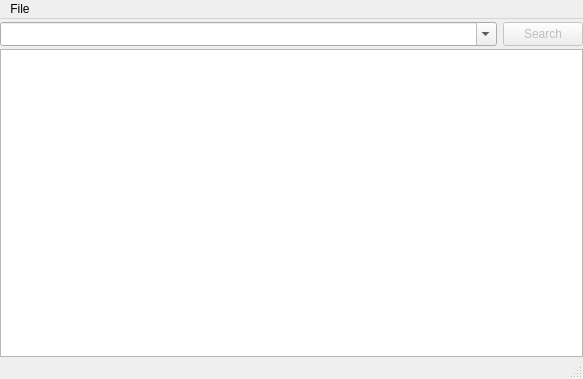
<?xml version="1.0" encoding="UTF-8"?>
<ui version="4.0">
 <class>AstViewer</class>
 <widget class="QMainWindow" name="AstViewer">
  <property name="geometry">
   <rect>
    <x>0</x>
    <y>0</y>
    <width>583</width>
    <height>379</height>
   </rect>
  </property>
  <property name="windowTitle">
   <string>AstViewer</string>
  </property>
  <widget class="QWidget" name="centralWidget">
   <layout class="QVBoxLayout" name="verticalLayout">
    <property name="spacing">
     <number>0</number>
    </property>
    <property name="margin">
     <number>0</number>
    </property>
    <item>
     <layout class="QHBoxLayout" name="horizontalLayout_2">
      <property name="topMargin">
       <number>3</number>
      </property>
      <property name="bottomMargin">
       <number>3</number>
      </property>
      <item>
       <widget class="QComboBox" name="searchBox">
        <property name="sizePolicy">
         <sizepolicy hsizetype="MinimumExpanding" vsizetype="Fixed">
          <horstretch>0</horstretch>
          <verstretch>0</verstretch>
         </sizepolicy>
        </property>
        <property name="minimumSize">
         <size>
          <width>0</width>
          <height>24</height>
         </size>
        </property>
        <property name="editable">
         <bool>true</bool>
        </property>
       </widget>
      </item>
      <item>
       <widget class="QPushButton" name="buttonSearch">
        <property name="enabled">
         <bool>false</bool>
        </property>
        <property name="minimumSize">
         <size>
          <width>0</width>
          <height>24</height>
         </size>
        </property>
        <property name="text">
         <string>Search</string>
        </property>
       </widget>
      </item>
     </layout>
    </item>
    <item>
     <widget class="QTreeView" name="treeView">
      <attribute name="headerVisible">
       <bool>true</bool>
      </attribute>
     </widget>
    </item>
   </layout>
  </widget>
  <widget class="QMenuBar" name="menuBar">
   <property name="geometry">
    <rect>
     <x>0</x>
     <y>0</y>
     <width>583</width>
     <height>19</height>
    </rect>
   </property>
   <widget class="QMenu" name="menuFile">
    <property name="title">
     <string>File</string>
    </property>
    <addaction name="actionOpen"/>
    <addaction name="actionCloseFile"/>
    <addaction name="separator"/>
    <addaction name="actionExit"/>
   </widget>
   <addaction name="menuFile"/>
  </widget>
  <widget class="QStatusBar" name="statusBar"/>
  <action name="actionOpen">
   <property name="text">
    <string>&amp;Open...</string>
   </property>
   <property name="shortcut">
    <string>Ctrl+O</string>
   </property>
  </action>
  <action name="actionExit">
   <property name="text">
    <string>Exit</string>
   </property>
   <property name="shortcut">
    <string>Ctrl+Q</string>
   </property>
  </action>
  <action name="actionCloseFile">
   <property name="enabled">
    <bool>false</bool>
   </property>
   <property name="text">
    <string>&amp;Close File</string>
   </property>
  </action>
 </widget>
 <layoutdefault spacing="6" margin="11"/>
 <resources/>
 <connections>
  <connection>
   <sender>actionExit</sender>
   <signal>triggered()</signal>
   <receiver>AstViewer</receiver>
   <slot>close()</slot>
   <hints>
    <hint type="sourcelabel">
     <x>-1</x>
     <y>-1</y>
    </hint>
    <hint type="destinationlabel">
     <x>291</x>
     <y>189</y>
    </hint>
   </hints>
  </connection>
 </connections>
</ui>
